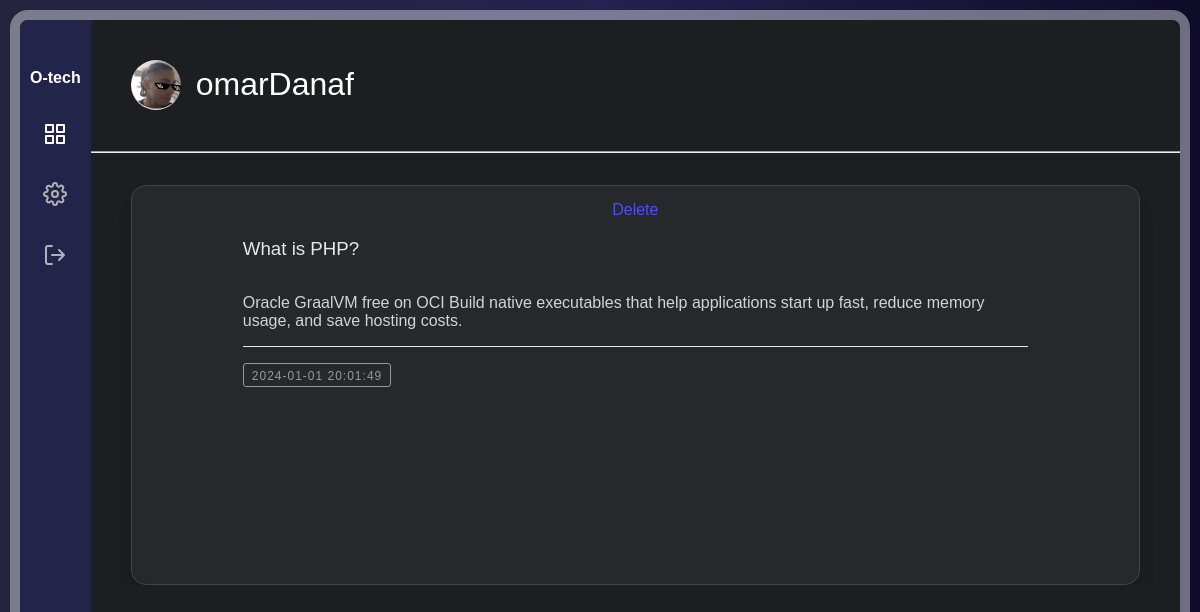
The page /project/mycomments.php (signed in) on the database its author committed.
### tables this page shows
CREATE TABLE `comments` (
  `id` int(11) NOT NULL,
  `user_id` int(11) NOT NULL,
  `post_id` int(11) NOT NULL,
  `content` text NOT NULL,
  `created_at` datetime NOT NULL
);

CREATE TABLE `posts` (
  `id` int(11) NOT NULL,
  `user_id` int(11) NOT NULL,
  `title` varchar(255) NOT NULL,
  `content` text NOT NULL,
  `created_at` datetime NOT NULL,
  `category` varchar(35) NOT NULL
);

### project/mycomments.php (the view, shortened to what this page needs)
<?php
require("db/db.php");
$username = $_SESSION["username"];
?>
<!DOCTYPE html>
<html lang="en">
<head>
    <link rel="stylesheet" href="style/home.css">
</head>
<body>
    <div class="app-container">
        <?php require("partials/leftarea.php"); ?>
        <div class="main-area">
            <div class="userd">
                <img class="round" src="<?= getProfilePicture($username) ?>" alt="user"
                    onerror="this.src='img/OIP.jpg'" />
                <?php
                function getProfilePicture($username)
                {
                    require("db/db.php");
                    $query = "SELECT profile_picture FROM users WHERE username = ?";
                    $stmt = mysqli_prepare($conn, $query);
                    mysqli_stmt_bind_param($stmt, "s", $username);
                    mysqli_stmt_execute($stmt);
                    mysqli_stmt_store_result($stmt);
                    if (mysqli_stmt_num_rows($stmt) > 0) {
                        mysqli_stmt_bind_result($stmt, $profilePicture);
                        return $profilePicture;
                    } else {
                        return 'img/default-profile-picture.jpg';
                    }
                }
                ?>
                <h1>
                    <?= $username ?>
                </h1>
            </div>
            <br>
            <hr>
            <section class="content-section" style="margin-bottom: 200px;">
                <div class="page">
                    <div class="archive">
                        <?php
                        $userId = $_SESSION['id'];
                        $query = "SELECT comments.*, posts.title AS post_title
                            FROM comments
                            INNER JOIN posts ON comments.post_id = posts.id
                            WHERE comments.user_id = $userId";
                        $result = mysqli_query($conn, $query);
                        while ($row = mysqli_fetch_assoc($result)):
                            ?>
                            <article class="article">
                                <div class="blog-container">
                                    <div class="blog-header">
                                        <div class="blog-author--no-cover">
                                            <a href="delete_comment.php?comment_id=<?= $row['id'] ?>">Delete</a>
                                            <a href="view_post.php?post_id=<?= $row['post_id'] ?>">
                                                <h3><?= $row['post_title'] ?></h3>
                                            </a>
                                        </div>
                                    </div>
                                    <div class="blog-body">
                                        <div class="blog-summary">
                                            <p><?= $row["content"] ?></p>
                                        </div>
                                    </div>
                                    <div class="blog-footer">
                                        <ul>
                                            <li class="published-date"><?= $row['created_at'] ?></li>
                                        </ul>
                                    </div>
                                </div>
                            </article>
                            <?php
                        endwhile;
                        ?>
                    </div>
                </div>
            </section>
        </div>
    </div>
</body>
</html>

### project/style/home.css (style rules this page uses)
* { box-sizing: border-box; font-family: "Poppins", sans-serif; font-weight: 300; }
html { scroll-behavior: smooth; }
html, body { width: 100%; height: 100vh; margin: 0; }
body { font-family: "DM Sans", sans-serif; display: flex; justify-content: center; align-items: center; flex-direction: column; overflow: hidden; overflow-x: hidden; background: #0f0c29; background: -webkit-linear-gradient(to right, #24243e, #191633, #0f0c29); background: linear-gradient(to right, #24243e, #252150, #0f0c29); background-position: center; background-size: cover; padding: 20px; }
:root { --dark-font: #ffffff; --light-font: #c9c9c9da; }
a { text-decoration: none; cursor: pointer; }
.app-container { position: relative; border-radius: 8px; width: 100%; height: 100%; background: linear-gradient(180deg, #000000 0%, rgb(64, 0, 255), 233, 241) 90%; box-shadow: 0 0 0 10px rgba(255, 255, 255, 0.4); display: flex; overflow: hidden; }
.main-area { flex: 1; height: 100%; overflow-y: auto; background: linear-gradient(97deg, #1c1e21 0%, #1c1e21 90%); border-radius: 0 10px 10px 0; padding-bottom: 24px; position: relative; color: #ffffff; }
.content-section { display: block; margin-top: 32px; overflow-x: hidden; padding: 0 40px; }
.userd { margin-top: 25px; align-items: center; display: flex; padding: 0 40px; overflow: hidden; }
.userd img { width: 50px; height: 50px; border-radius: 50%; margin-right: 15px; }
.page { max-width: 1300px; }
.archive { display: grid; grid-template-columns: repeat(auto-fit, minmax(350px, 1fr)); grid-gap: 1em; grid-auto-flow: dense; }
.blog-container { background: #fff; border-radius: 5px; box-shadow: rgba(0, 0, 0, 0.2) 0 4px 2px -2px; font-family: monospace; font-weight: 100; }
@media screen and (min-width: 767px) { .blog-container { width: 40rem; } }
@media screen and (min-width: 959px) { .blog-container { width: 50rem; } }
.blog-container a { color: #4d4dff; text-decoration: none; transition: 0.25s ease; }
.blog-author--no-cover { margin: 0 auto; padding-top: 0.125rem; width: 80%; text-align: center; }
.blog-header { display: flex; flex-direction: column; align-items: center; }
.blog-author--no-cover { text-align: center; }
.blog-author--no-cover h3 { display: flex; align-items: center; }
.blog-author--no-cover h3 { color: #e7e7e7; font-weight: 100; }
.blog-body { margin: 0 auto; width: 80%; max-height: 250px; overflow: auto; }
.blog-summary p { color: #d4d4d4; max-height: px; overflow: auto; }
.blog-footer { border-top: 1px solid #e6e6e6; margin: 0 auto; padding-bottom: 0.125rem; width: 80%; }
.blog-footer ul { list-style: none; display: flex; flex: row wrap; justify-content: flex-end; padding-left: 0; }
.blog-footer li:first-child { margin-right: auto; }
.blog-footer li { color: #999999; font-size: 0.75rem; height: 1.5rem; letter-spacing: 1px; line-height: 1.5rem; text-align: center; text-transform: uppercase; position: relative; white-space: nowrap; }
.published-date { border: 1px solid #999999; border-radius: 3px; padding: 0 0.5rem; }
.blog-container { width: auto; border: 1px solid #444; border-radius: 15px; padding: 1em; background: #26282c; box-shadow: 0 5px 10px rgba(0, 0, 0, 0.1), 0 20px 20px rgba(0, 0, 0, 0.05); max-height: 400px; min-height: 400px; }
:root { --vs-primary: 29 92 255; }
.article { width: auto; }

### rows shown on the page
comments: post.title "What is PHP?", content "Oracle GraalVM free on OCI Build native executables that help applications start up fast, reduce memory usage, and save hosting costs.", created_at "2024-01-01 20:01:49"

### other values the page prints
$username "omarDanaf"
